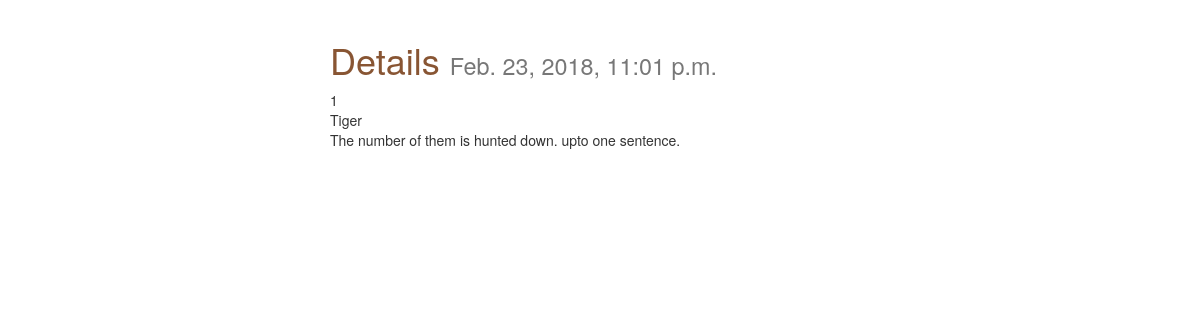
The app's page /posts/1/ with its own data.
### posts/models.py (models this page shows, shortened)
class Post(models.Model):
	title = models.CharField(max_length=120)
	image = models.ImageField(upload_to=upload_location,
			null=True, blank=True,
			width_field="width_field",
			height_field="height_field")
	height_field = models.IntegerField(default=0)
	width_field = models.IntegerField(default=0)
	content = models.TextField()
	updated = models.DateTimeField(auto_now=True, auto_now_add=False)
	timestamp = models.DateTimeField(auto_now=False, auto_now_add=True)

### posts/views.py (the view)
def post_details(request, id=None):
	instance = get_object_or_404(Post, id=id)
	context = {
	"title": "Details",
	"instance": instance
	}
	return render(request, "post_detail.html", context)

### Templates/post_detail.html (shortened to what this page needs)
{% extends "base.html" %}
{% block content %}
<div class="col-sm-6 col-sm-offset-3">
<h1>{{title}} <small>{{ instance.timestamp }}</small></h1>
	{{ instance.id }}<br/>
	{{ instance.title }}<br/>
	{{ instance.content }}<br/>
</div>
{% endblock content %}

### static/css/base.css (style rules this page uses)
h1 { color: #885533; }

### records on screen
Post: timestamp "Feb. 23, 2018, 11:01 p.m.", id "1", title "Tiger", content "The number of them is hunted down. upto one sentence."

### other values on screen
{{ title }} "Details"
